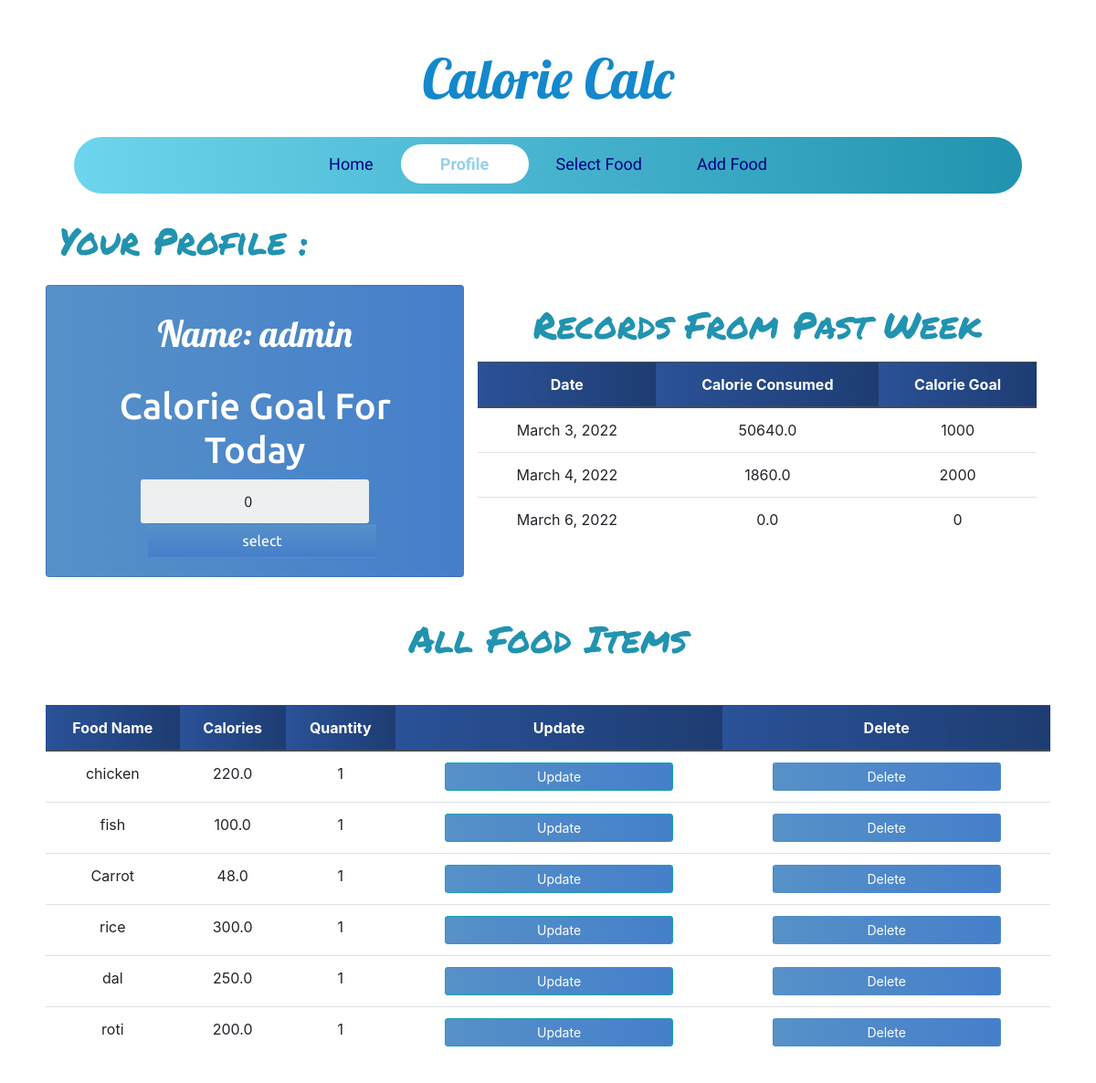
/profile/ (signed in), run on the app's committed database.
### calories/models.py (models this page shows, shortened)
class Profile(models.Model):
	person_of = models.ForeignKey(User,null=True,on_delete=models.CASCADE)
	calorie_count = models.FloatField(default=0,null=True,blank=True)
	food_selected = models.ForeignKey(Food,on_delete=models.CASCADE,null=True,blank=True)
	quantity = models.FloatField(default=0)
	total_calorie = models.FloatField(default=0,null=True)
	date = models.DateField(auto_now_add = True)
	calorie_goal = models.PositiveIntegerField(default=0)
	all_food_selected_today = models.ManyToManyField(Food,through='PostFood',related_name='inventory')

class Food(models.Model):
	name = models.CharField(max_length=200 ,null=False)
	quantity = models.PositiveIntegerField(null=False,default=0)
	calorie = models.FloatField(null=False,default=0)
	person_of = models.ForeignKey(User,null=True,on_delete=models.CASCADE)

### calories/views.py (the view)
# urls.py: path('profile/',ProfilePage,name='profile'),
@login_required
def ProfilePage(request):
	person = Profile.objects.filter(person_of=request.user).last()
	food_items = Food.objects.filter(person_of=request.user)
	form = ProfileForm(instance=person)
	if request.method == 'POST':
		form = ProfileForm(request.POST,instance=person)
		if form.is_valid():
			form.save()
			return redirect('profile')
	else:
		form = ProfileForm(instance=person)
	some_day_last_week = timezone.now().date() -timedelta(days=7)
	records=Profile.objects.filter(date__gte=some_day_last_week,date__lt=timezone.now().date(),person_of=request.user)
	context = {'form':form,'food_items':food_items,'records':records}
	return render(request, 'profile.html',context)

### calories/forms.py
class ProfileForm(forms.ModelForm):
	class Meta:
		model = Profile
		fields = ('calorie_goal',)

### templates/profile.html (shortened to what this page needs)
{% extends 'base.html' %}
{% block content %}
<div class="container-fluid">
    <h1 class="headline">Your Profile :</h1>
        <div class="row mt-4 mb-4">
            <div class="col-lg-5 card card-body">
            <div class="app-title">
                <h1 class="text-center profile-text mt-2">Name: {{ request.user }} </h1>
            </div>
            <form method="POST" action="" class="login-form pt-4">
                {% for field in form %}
                <h1>Calorie Goal For Today</h1>
                {{ field }}
                {% endfor %}
                <input class="btn login_btn profile-submit ml-3" type="submit" value="select">
            </form>
        </div>
        <div class="col-lg-7">
        <h1 class="text-center headline pb-2">Records From Past Week</h1>
        <table class="table text-center">
            <thead class="thead-dark">
                <tr>
                    <th scope="col">Date</th>
                    <th scope="col">Calorie Consumed</th>
                    <th scope="col">Calorie Goal</th>
                </tr>
            </thead>
            <tbody>
                {% for record in records %}
                <tr>
                    <td>{{ record.date }}</td>
                    <td>{{ record.total_calorie }}</td>
                    <td>{{ record.calorie_goal }}</td>
                </tr>
                {% endfor %}
            </tbody>
        </table>
    </div>
     </div>
    <h1 class="text-center headline">All Food Items</h1>
     <div class="row mt-5">
      <table class="table text-center">
            <thead class="thead-dark">
                <tr>
                    <th scope="col">Food Name</th>
                    <th scope="col">Calories</th>
                    <th scope="col">Quantity</th>
                    <th scope="col">Update</th>
                    <th scope="col">Delete</th>
                </tr>
            </thead>
            <tbody>
                {% for food in food_items %}
                <tr>
                    <td>{{ food.name }}</td>
                    <td>{{ food.calorie }}</td>
                    <td>{{ food.quantity }}</td>
                    <td><a class="btn btn-sm btn-info" href="{% url 'update_food' food.id %}">Update</a></td>
                    <td><a class="btn btn-sm " href="{% url 'delete_food' food.id %}">Delete</a></td>
                </tr>
                {% endfor %}
            </tbody>
        </table>
    </div>
</div>
{% endblock content %}

### static/css/base.css (style rules this page uses)
a { text-decoration:none !important; }
body { font-family: Arial; background-color: #3498DB; padding: 50px; }
.app-title { text-align: center; color: #777; }
.login-form { text-align: center; }
input { text-align: center; background-color: #ECF0F1; border: 2px solid transparent; border-radius: 3px; font-size: 16px; font-weight: 200; padding: 10px 0; width: 250px; transition: border .5s; }
.btn { background: #457fca; background: -webkit-linear-gradient(to right, #5691c8, #457fca); background: linear-gradient(to right, #5691c8, #457fca); color: white !important; font-size: 16px; line-height: 25px; padding: 10px 0; text-decoration: none; text-shadow: none; border-radius: 3px; box-shadow: none; transition: 0.25s; display: block; width: 250px; margin: 0 auto; }
.card { background: #457fca; background: -webkit-linear-gradient(to right, #5691c8, #457fca); background: linear-gradient(to right, #5691c8, #457fca); color:white; }
.card::before, .card::after { position: absolute; top: 0; right: 0; bottom: 0; left: 0; transform: scale3d(0, 0, 1); transition: transform .3s ease-out 0s; background: rgba(255, 255, 255, 0.1); content: ''; pointer-events: none; }
.card::before { transform-origin: left top; }
.card::after { transform-origin: right bottom; }
th { background: #1e3c72; background: -webkit-linear-gradient(to right, #2a5298, #1e3c72); background: linear-gradient(to right, #2a5298, #1e3c72); }
.card { font-family: 'Grandstander', cursive; font-family: 'Ubuntu', sans-serif; }
.headline { font-family: 'Permanent Marker', cursive; padding-top:20px; color: #2193b0; color: -webkit-linear-gradient(to right, #6dd5ed, #2193b0); color: linear-gradient(to right, #6dd5ed, #2193b0); }
.profile-text { color:white; font-family: 'Lobster', cursive; }
.table { background-color: white; color: #18AD7C; }
.profile-submit { background: #457fca; background: -webkit-linear-gradient(to bottom, #5691c8, #457fca); background: linear-gradient(to bottom, #5691c8, #457fca); }

### data on the page
Profile: form "0", date "March 6, 2022", total_calorie "0.0", calorie_goal "0"
Profile: date "March 3, 2022", total_calorie "50640.0", calorie_goal "1000"
Profile: date "March 4, 2022", total_calorie "1860.0", calorie_goal "2000"
Food: name "chicken", calorie "220.0", quantity "1"
Food: name "fish", calorie "100.0", quantity "1"
Food: name "Carrot", calorie "48.0", quantity "1"
Food: name "rice", calorie "300.0", quantity "1"
Food: name "dal", calorie "250.0", quantity "1"
Food: name "roti", calorie "200.0", quantity "1"

### other printed values
{{ request.user }} "admin"
